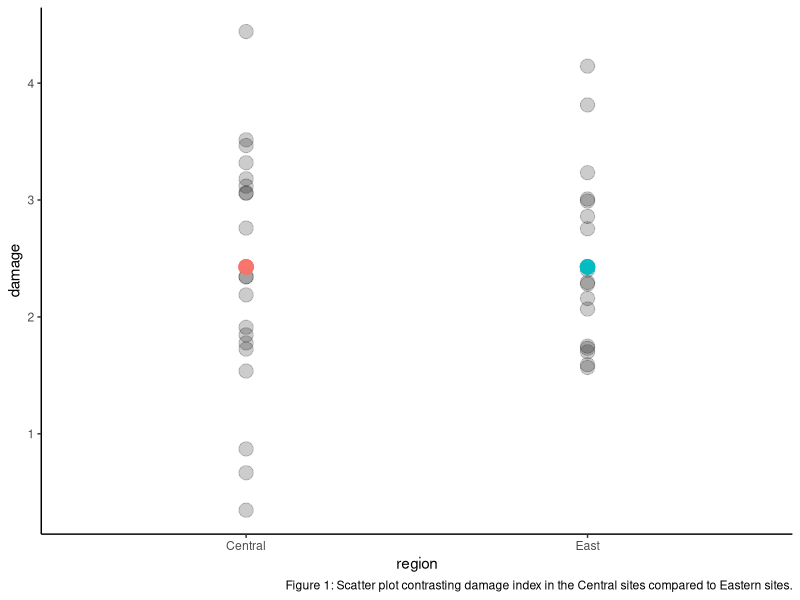
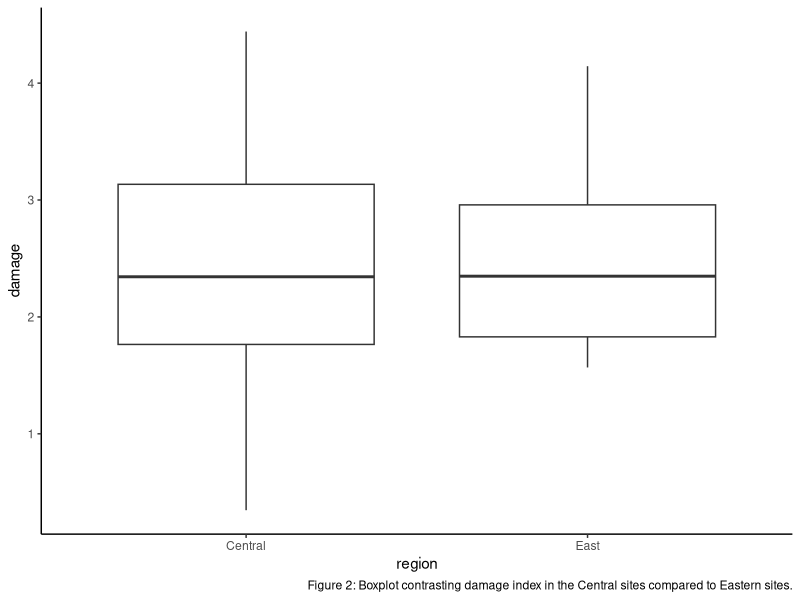
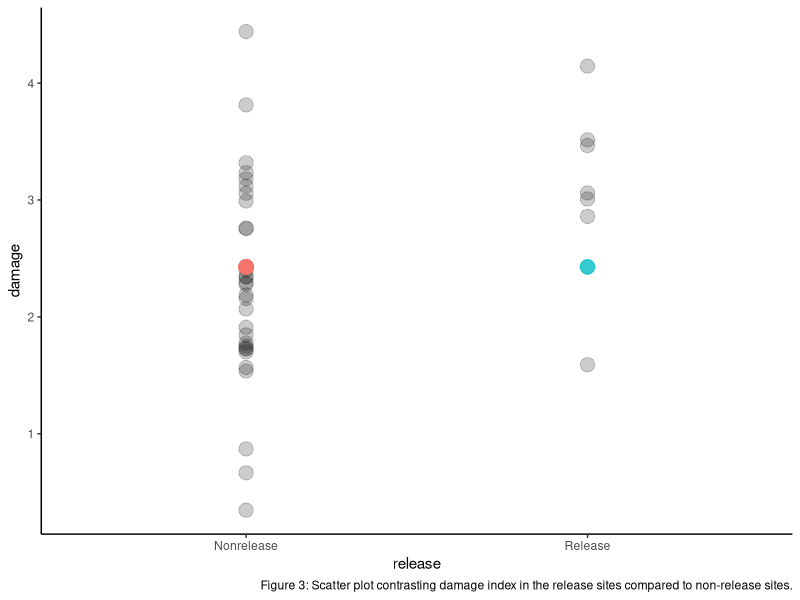
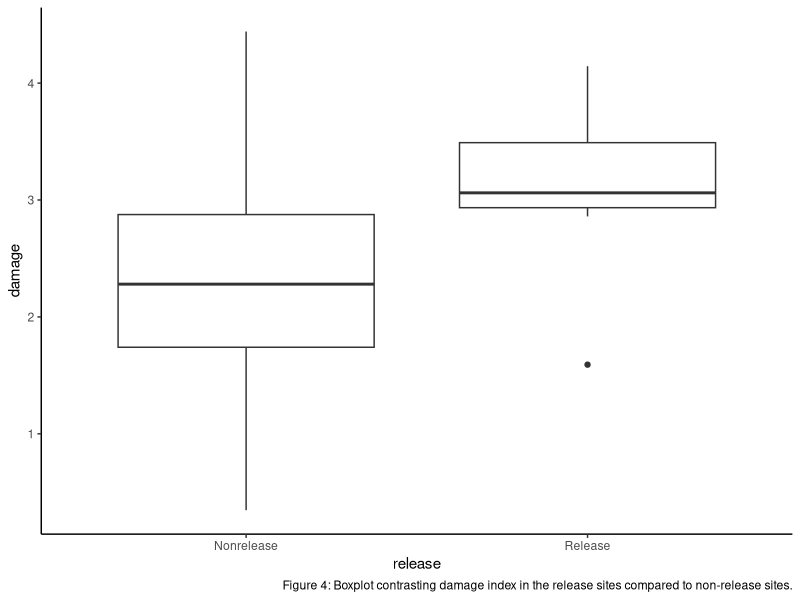

Reproduce these figures in R, in order.
## ---- chunk 1
library(ggplot2)
library(dplyr)
library(gridExtra)
## ---- chunk 2
MyData<-read.csv("data/04_loosestrife_F2020.csv")
dim(MyData)
head(MyData)
tail(MyData)
summary(MyData)
str(MyData)
## ---- chunk 3
MyData<-MyData%>%
  filter(region == "Central" | region == "East")%>%
  droplevels
## ---- chunk 4
MyData %>% 
  group_by(MyData$region) %>%
  ggplot() + geom_point(mapping = aes(x=region, y=damage, size=5, alpha=I(0.2) ), data=MyData) +
  geom_point(mapping = aes(x=region, y=mean(damage, na.rm=TRUE), size=5, colour=region,, alpha=I(0.2) ), data=MyData) +
  theme_classic() + theme(legend.position = "none") + 
  labs(caption = "Figure 1: Scatter plot contrasting damage index in the Central sites compared to Eastern sites.")
## ---- chunk 5
MyData %>%
  group_by(MyData$region) %>%
  summarize(Mean=mean(damage, na.rm=TRUE), sd=sd(damage, na.rm=TRUE))
## ---- chunk 6
t.test(damage~region, data=MyData)

## ---- chunk 7
CatMod<-lm(damage~region, data=MyData)
summary(CatMod)

ggplot() + geom_boxplot(mapping = aes(x=region, y=damage), data=MyData) +
  theme_classic() + theme(legend.position = "none") + 
  labs(caption = "Figure 2: Boxplot contrasting damage index in the Central sites compared to Eastern sites.")
## ---- chunk 8
MyData %>% 
  group_by(MyData$release) %>%
  ggplot() + geom_point(mapping = aes(x=release, y=damage, size=5, alpha=I(0.2) ), data=MyData) +
  geom_point(mapping = aes(x=release, y=mean(damage, na.rm=TRUE), size=5, colour=release,, alpha=I(0.2) ), data=MyData) +
  theme_classic() + theme(legend.position = "none") + 
  labs(caption = "Figure 3: Scatter plot contrasting damage index in the release sites compared to non-release sites.")
## ---- chunk 9
MyData %>%
  group_by(MyData$release) %>%
  summarize(Mean=mean(damage, na.rm=TRUE), sd=sd(damage, na.rm=TRUE))
## ---- chunk 10
#t-test
t.test(damage~release, data=MyData)

#linear model (ANOVA)
CatMod2<-lm(damage~release, data=MyData)
summary(CatMod2)

ggplot() + geom_boxplot(mapping = aes(x=release, y=damage), data=MyData) +
  theme_classic() + theme(legend.position = "none") + 
  labs(caption = "Figure 4: Boxplot contrasting damage index in the release sites compared to non-release sites.")
## ---- chunk 11
CatMod3<-lm(damage ~ region + release, data=MyData)
anova(CatMod3)
summary(CatMod3)
